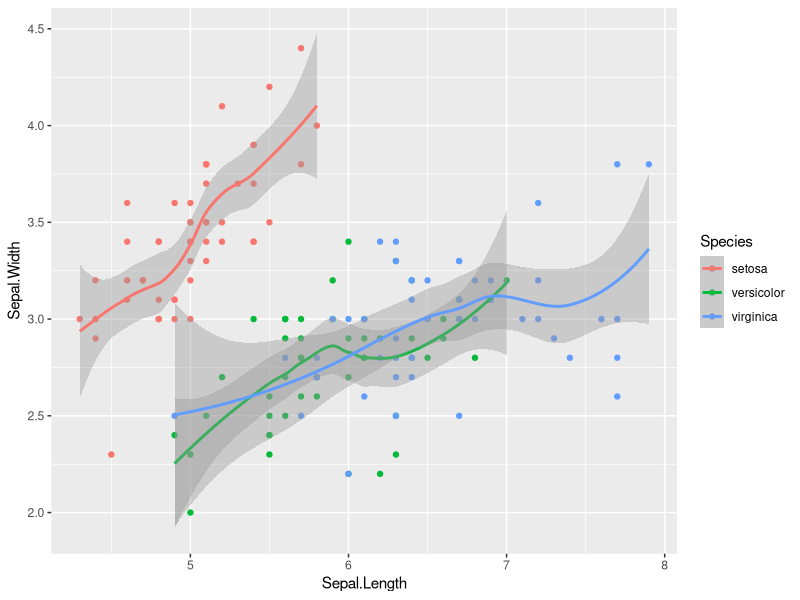
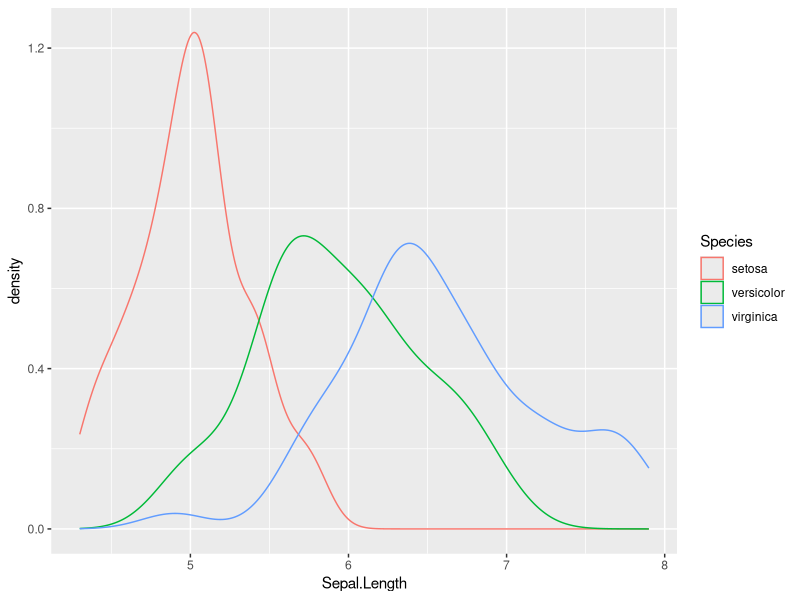
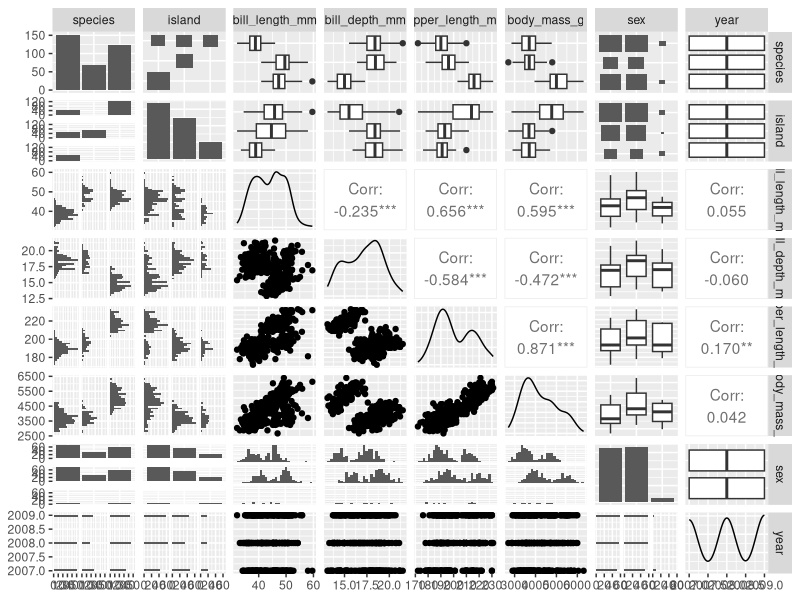
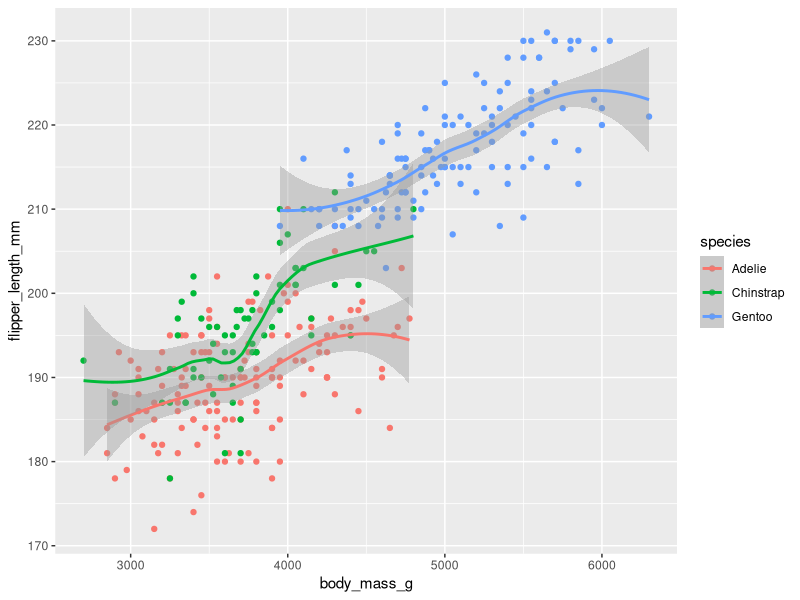

The R source for these figures, in order:
iris
class(iris)
iris$Species
class(iris$Species)
# distinguishes the different factors
unique(iris$Species)
# table gives you a table of how many data points are in all factors
table(iris$Species)

install.packages("easystats", repos = "https://easystats.r-universe.dev")

#the command to be able to pull up packages are below

library(tidyverse)

#the () is for the name of the package

# it basically drops a prompt into a parenthesis
iris %>% class()
iris$Species %>% class()

ggplot(iris, aes(x=Sepal.Length,y=Sepal.Width,color=Species)) +
  geom_point() +
  geom_smooth()

# we are wanting to be able to issolate the data from the different 
#species

iris$Species == "setosa"

setosa <- iris[iris$Species == "setosa",]
setosa$Sepal.Length %>%  mean()

versicolor <- iris[iris$Species == "versicolor",]
versicolor$Sepal.Length %>%  mean()

virginica <- iris[iris$Species == "virginica",]
virginica$Sepal.Length %>%  mean()

# you can highlight a section and press ctrl+F and get a find
# that can replace specific words

# You can make it a little easier by doing the following

iris %>% 
  group_by(Species) %>% 
  summarize(MeanSepLength = mean(Sepal.Length), 
            SdSepLength = sd(Sepal.Length),
            MinSepLength = min(Sepal.Length),
            MaxSepLength = max(Sepal.Length))

iris$Sepal.Length %>% summary()

iris %>% 
  ggplot(aes(x = Sepal.Length,color = Species)) +
  geom_density()


library(palmerpenguins)
# the data set is about penguins
 penguins
 # the names function gives you the names of each variable
 names(penguins)
 # you can find the basic data when you use the summary about all of
 # the seperate columns
 summary(penguins)
# you can then make a table in order to know some more information
 table(penguins$species,penguins$island)

 library(GGally)
# ggpairs is a easy and fast way to be able to make a variety of
 # graphs using the variables in contrast to make every style of graph
 # that use 2 variables
 ggpairs(penguins) 
 # for corr the range is -1:1 and those most positive are at the ends
 # the positive and negative relate to the direction of the graph
 # The dots on the box plots are outliers
 
 ggplot(penguins,aes(x=body_mass_g,
                     y=flipper_length_mm,
                     color=species)) +
   geom_point() +
   geom_smooth()
 